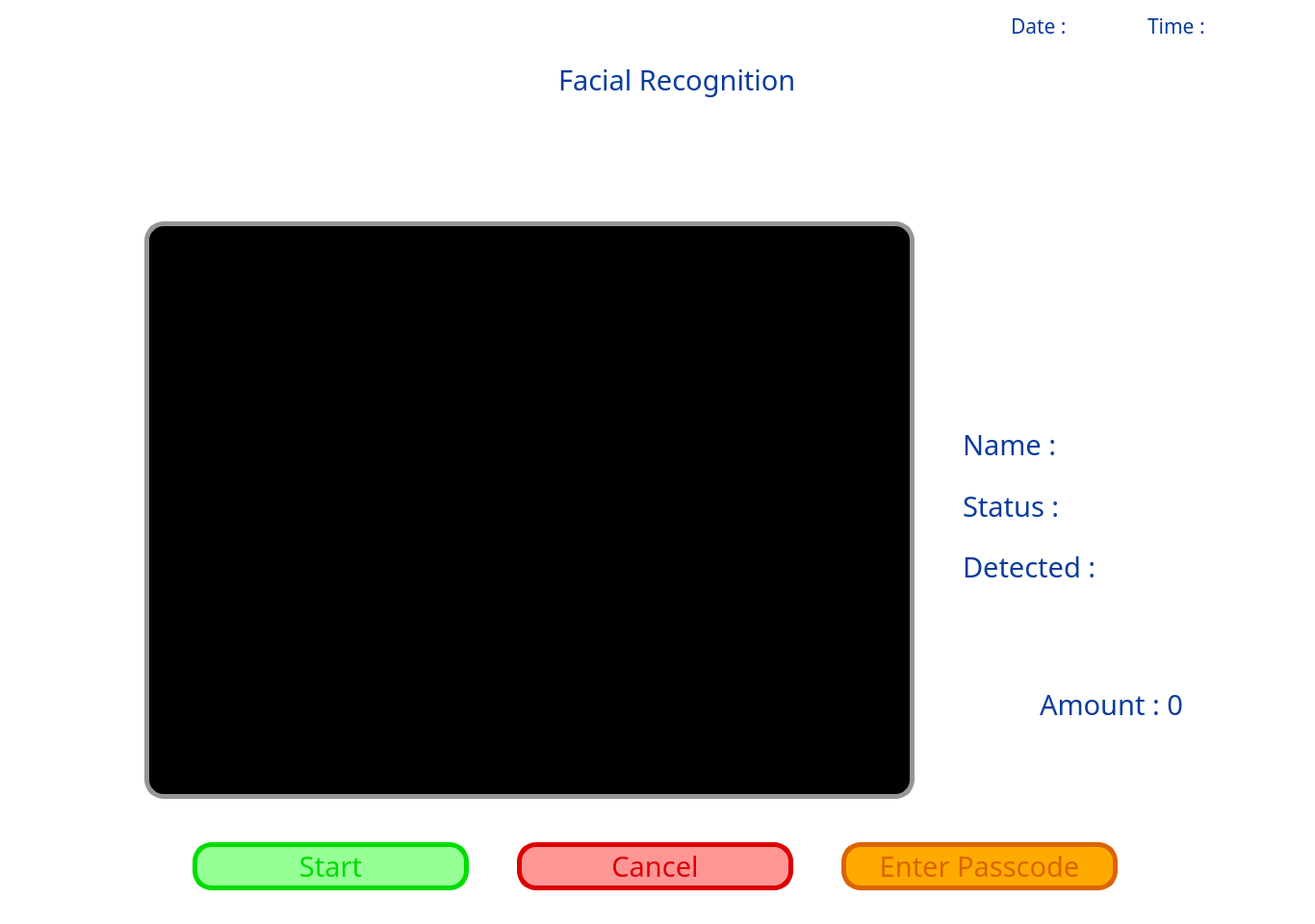
<?xml version="1.0" encoding="UTF-8"?>
<ui version="4.0">
 <class>MainWindow</class>
 <widget class="QMainWindow" name="MainWindow">
  <property name="enabled">
   <bool>true</bool>
  </property>
  <property name="geometry">
   <rect>
    <x>0</x>
    <y>0</y>
    <width>1366</width>
    <height>960</height>
   </rect>
  </property>
  <property name="minimumSize">
   <size>
    <width>1366</width>
    <height>960</height>
   </size>
  </property>
  <property name="maximumSize">
   <size>
    <width>1366</width>
    <height>960</height>
   </size>
  </property>
  <property name="mouseTracking">
   <bool>false</bool>
  </property>
  <property name="contextMenuPolicy">
   <enum>Qt::DefaultContextMenu</enum>
  </property>
  <property name="acceptDrops">
   <bool>false</bool>
  </property>
  <property name="windowTitle">
   <string>Facial Recognition</string>
  </property>
  <property name="windowIcon">
   <iconset>
    <normaloff>images/favicon.ico</normaloff>images/favicon.ico</iconset>
  </property>
  <property name="statusTip">
   <string/>
  </property>
  <property name="autoFillBackground">
   <bool>false</bool>
  </property>
  <property name="styleSheet">
   <string notr="true">background-color: rgb(255, 255, 255);</string>
  </property>
  <property name="animated">
   <bool>true</bool>
  </property>
  <property name="tabShape">
   <enum>QTabWidget::Rounded</enum>
  </property>
  <property name="unifiedTitleAndToolBarOnMac">
   <bool>false</bool>
  </property>
  <widget class="QWidget" name="centralwidget">
   <widget class="QGraphicsView" name="FacialRecognitionScreen">
    <property name="geometry">
     <rect>
      <x>150</x>
      <y>230</y>
      <width>800</width>
      <height>600</height>
     </rect>
    </property>
    <property name="styleSheet">
     <string notr="true">background-color: rgb(0, 0, 0);
border-style: solid;
border-color: rgb(150, 150, 150);
border-width: 5px;
border-radius: 20px;</string>
    </property>
   </widget>
   <widget class="QWidget" name="horizontalLayoutWidget">
    <property name="geometry">
     <rect>
      <x>200</x>
      <y>850</y>
      <width>961</width>
      <height>101</height>
     </rect>
    </property>
    <layout class="QHBoxLayout" name="ButtonLayout">
     <property name="spacing">
      <number>50</number>
     </property>
     <item>
      <widget class="QPushButton" name="StartButton">
       <property name="font">
        <font>
         <family>Browallia New</family>
         <pointsize>22</pointsize>
        </font>
       </property>
       <property name="styleSheet">
        <string notr="true">background-color: rgb(150, 255, 150);
color: rgb(0, 220, 0);
border-style: solid;
border-color: rgb(0, 220, 0);
border-width: 5px;
border-radius: 20px;</string>
       </property>
       <property name="text">
        <string>Start</string>
       </property>
       <property name="checkable">
        <bool>false</bool>
       </property>
      </widget>
     </item>
     <item>
      <widget class="QPushButton" name="CancelButton">
       <property name="font">
        <font>
         <family>Browallia New</family>
         <pointsize>22</pointsize>
        </font>
       </property>
       <property name="styleSheet">
        <string notr="true">background-color: rgb(255, 150, 150);
color: rgb(220, 0, 0);
border-style: solid;
border-color: rgb(220, 0, 0);
border-width: 5px;
border-radius: 20px;</string>
       </property>
       <property name="text">
        <string>Cancel</string>
       </property>
       <property name="checkable">
        <bool>false</bool>
       </property>
      </widget>
     </item>
     <item>
      <widget class="QPushButton" name="EnterPasscodeButton">
       <property name="font">
        <font>
         <family>Browallia New</family>
         <pointsize>22</pointsize>
        </font>
       </property>
       <property name="styleSheet">
        <string notr="true">background-color: rgb(255, 170, 0);
color: rgb(220, 100, 0);
border-style: solid;
border-color: rgb(220, 100, 0);
border-width: 5px;
border-radius: 20px;</string>
       </property>
       <property name="text">
        <string>Enter Passcode</string>
       </property>
       <property name="checkable">
        <bool>false</bool>
       </property>
      </widget>
     </item>
    </layout>
   </widget>
   <widget class="QWidget" name="verticalLayoutWidget">
    <property name="geometry">
     <rect>
      <x>1000</x>
      <y>430</y>
      <width>291</width>
      <height>191</height>
     </rect>
    </property>
    <layout class="QVBoxLayout" name="DataLayout">
     <property name="spacing">
      <number>0</number>
     </property>
     <item>
      <widget class="QLabel" name="NameLabel">
       <property name="font">
        <font>
         <family>Browallia New</family>
         <pointsize>22</pointsize>
        </font>
       </property>
       <property name="styleSheet">
        <string notr="true">color: rgb(10,60,155);</string>
       </property>
       <property name="text">
        <string>Name : </string>
       </property>
      </widget>
     </item>
     <item>
      <widget class="QLabel" name="StatusLabel">
       <property name="font">
        <font>
         <family>Browallia New</family>
         <pointsize>22</pointsize>
        </font>
       </property>
       <property name="styleSheet">
        <string notr="true">color: rgb(10,60,155);</string>
       </property>
       <property name="text">
        <string>Status : </string>
       </property>
      </widget>
     </item>
     <item>
      <widget class="QLabel" name="DetectedLabel">
       <property name="font">
        <font>
         <family>Browallia New</family>
         <pointsize>22</pointsize>
        </font>
       </property>
       <property name="styleSheet">
        <string notr="true">color: rgb(10,60,155);</string>
       </property>
       <property name="text">
        <string>Detected : </string>
       </property>
      </widget>
     </item>
    </layout>
   </widget>
   <widget class="QWidget" name="horizontalLayoutWidget_2">
    <property name="geometry">
     <rect>
      <x>1050</x>
      <y>0</y>
      <width>284</width>
      <height>54</height>
     </rect>
    </property>
    <layout class="QHBoxLayout" name="TimeStampLabel">
     <property name="spacing">
      <number>0</number>
     </property>
     <item>
      <widget class="QLabel" name="DateLabel">
       <property name="font">
        <font>
         <family>Browallia New</family>
         <pointsize>16</pointsize>
        </font>
       </property>
       <property name="styleSheet">
        <string notr="true">color: rgb(10,60,155);</string>
       </property>
       <property name="text">
        <string>Date : </string>
       </property>
      </widget>
     </item>
     <item>
      <widget class="QLabel" name="TimeLabel">
       <property name="font">
        <font>
         <family>Browallia New</family>
         <pointsize>16</pointsize>
        </font>
       </property>
       <property name="styleSheet">
        <string notr="true">color: rgb(10,60,155);</string>
       </property>
       <property name="text">
        <string>Time : </string>
       </property>
      </widget>
     </item>
    </layout>
   </widget>
   <widget class="QLabel" name="Logo">
    <property name="geometry">
     <rect>
      <x>460</x>
      <y>40</y>
      <width>81</width>
      <height>81</height>
     </rect>
    </property>
    <property name="text">
     <string/>
    </property>
    <property name="pixmap">
     <pixmap>FaceEyePassword/images/logo.png</pixmap>
    </property>
    <property name="scaledContents">
     <bool>true</bool>
    </property>
   </widget>
   <widget class="QLabel" name="AppNameLabel">
    <property name="geometry">
     <rect>
      <x>580</x>
      <y>50</y>
      <width>281</width>
      <height>65</height>
     </rect>
    </property>
    <property name="font">
     <font>
      <family>Impact</family>
      <pointsize>22</pointsize>
     </font>
    </property>
    <property name="styleSheet">
     <string notr="true">color: rgb(10,60,155);</string>
    </property>
    <property name="text">
     <string>Facial Recognition</string>
    </property>
   </widget>
   <widget class="QLabel" name="AmountLabel">
    <property name="geometry">
     <rect>
      <x>1080</x>
      <y>700</y>
      <width>221</width>
      <height>63</height>
     </rect>
    </property>
    <property name="font">
     <font>
      <family>Browallia New</family>
      <pointsize>22</pointsize>
     </font>
    </property>
    <property name="styleSheet">
     <string notr="true">color: rgb(10,60,155);</string>
    </property>
    <property name="text">
     <string>Amount : 0</string>
    </property>
   </widget>
   <widget class="QLabel" name="Logo_2">
    <property name="geometry">
     <rect>
      <x>150</x>
      <y>130</y>
      <width>81</width>
      <height>81</height>
     </rect>
    </property>
    <property name="text">
     <string/>
    </property>
    <property name="pixmap">
     <pixmap>FaceEyePassword/images/Left.png</pixmap>
    </property>
    <property name="scaledContents">
     <bool>true</bool>
    </property>
   </widget>
   <widget class="QLabel" name="Logo_3">
    <property name="geometry">
     <rect>
      <x>870</x>
      <y>130</y>
      <width>81</width>
      <height>81</height>
     </rect>
    </property>
    <property name="text">
     <string/>
    </property>
    <property name="pixmap">
     <pixmap>FaceEyePassword/images/Right.png</pixmap>
    </property>
    <property name="scaledContents">
     <bool>true</bool>
    </property>
   </widget>
   <widget class="QLabel" name="Logo_4">
    <property name="geometry">
     <rect>
      <x>510</x>
      <y>130</y>
      <width>81</width>
      <height>81</height>
     </rect>
    </property>
    <property name="text">
     <string/>
    </property>
    <property name="pixmap">
     <pixmap>FaceEyePassword/images/Down.png</pixmap>
    </property>
    <property name="scaledContents">
     <bool>true</bool>
    </property>
   </widget>
  </widget>
  <widget class="QStatusBar" name="statusbar"/>
 </widget>
 <resources/>
 <connections/>
</ui>
